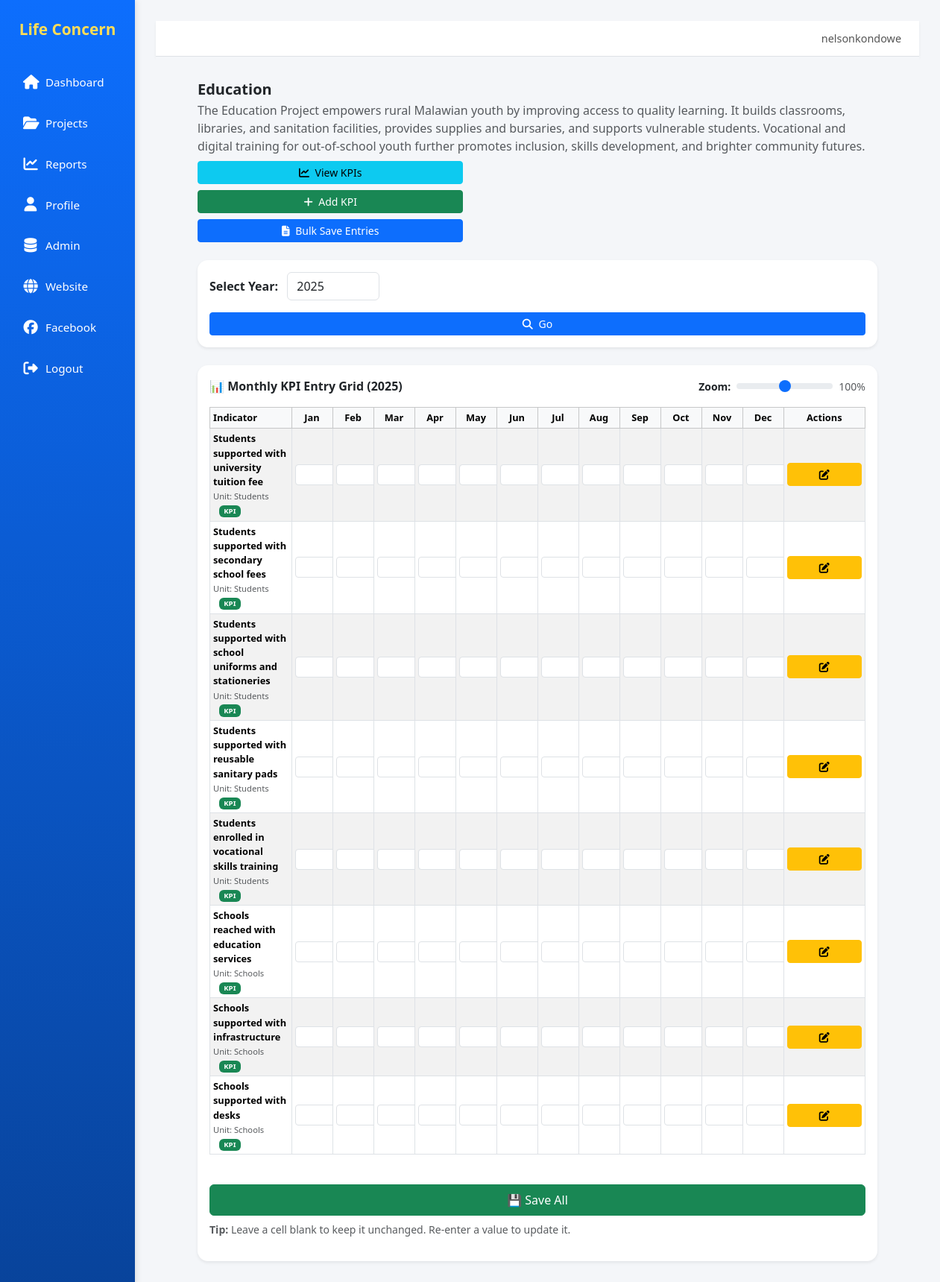
Page /projects/1/ (signed in) on the committed database.
### core/models.py (models this page shows, shortened)
class Project(models.Model):
    name = models.CharField(max_length=200, unique=True)
    description = models.TextField(blank=True)
    start_year = models.IntegerField(null=True, blank=True)
    end_year = models.IntegerField(null=True, blank=True)
    active = models.BooleanField(default=True)

class Indicator(models.Model):
    project = models.ForeignKey(Project, on_delete=models.CASCADE, related_name='indicators')
    name = models.CharField(max_length=200)
    unit = models.CharField(max_length=50, default='count')
    target = models.DecimalField(max_digits=12, decimal_places=2, null=True, blank=True)
    is_kpi = models.BooleanField(default=False)  # Field for KPI indicators
    current_value = models.DecimalField(max_digits=12, decimal_places=2, default=0)
    progress = models.DecimalField(max_digits=5, decimal_places=2, default=0)  # % progress
    class Meta:
        unique_together = ('project', 'name')

### core/views.py (the view)
# urls.py: path('projects/<int:pk>/', views.project_detail, name='project_detail'),
@login_required
def project_detail(request, pk):
    project = get_object_or_404(Project, pk=pk)
    indicators = Indicator.objects.filter(project=project)
    months = list(range(1, 13))
    year = int(request.GET.get("year", datetime.datetime.now().year))
    grid = {}
    for ind in indicators:
        grid[ind.id] = {}
        for month in months:
            entry = MonthlyEntry.objects.filter(indicator=ind, year=year, month=month).first()
            grid[ind.id][month] = entry.value if entry else None
    return render(request, "core/project_detail.html", {
        "project": project,
        "indicators": indicators,
        "months": months,
        "year": year,
        "grid": grid,
    })

### core/templatetags/custom_tags.py (called while the page is built)
@register.filter
def get_month_name(month_number):
    try:
        return calendar.month_name[int(month_number)]
    except (ValueError, TypeError, IndexError):
        return ""

### core/templatetags/dict_extras.py (called while the page is built)
@register.filter
def get_item(dictionary, key):
    if dictionary is None:
        return ''
    try:
        return dictionary.get(key, '')
    except Exception:
        return ''

### core/templates/core/project_detail.html (shortened to what this page needs)
{% extends 'core/base.html' %}
{% load dict_extras %}
{% load custom_tags %}
{% block content %}
<div class="container-fluid" style="max-width: 1100px; margin: 0 auto;">
  <div class="d-flex justify-content-between align-items-start mb-4 flex-wrap">
    <div>
      <h1 class="h5 fw-bold mb-1">{{ project.name }}</h1>
      <p class="text-muted mb-2">{{ project.description|default:"No description provided." }}</p>
    </div>
    <div class="d-flex flex-wrap gap-2">
      <a href="{% url 'project_kpis' project.id %}" class="btn btn-info btn-sm">
        <i class="fas fa-chart-line me-1"></i> View KPIs
      </a>
      <a href="{% url 'indicator_add' project.pk %}" class="btn btn-success btn-sm">
        <i class="fas fa-plus me-1"></i> Add KPI
      </a>
      <a href="{% url 'bulk_save_entries' project.id %}?year={{ year }}" class="btn btn-primary btn-sm">
        <i class="fas fa-file-alt me-1"></i> Bulk Save Entries
      </a>
    </div>
  </div>
  <div class="card shadow-sm p-3 mb-4">
    <form method="get" class="d-flex align-items-center flex-wrap gap-3">
      <div>
        <label class="form-label fw-semibold mb-0">Select Year:</label>
        <input type="number" name="year" value="{{ year }}" min="2000" max="2100"
               class="form-control d-inline-block w-auto ms-2">
      </div>
      <button class="btn btn-primary btn-sm" type="submit">
        <i class="fas fa-search me-1"></i> Go
      </button>
    </form>
  </div>
  <form method="post" action="{% url 'bulk_save_entries' project.id %}">
    <div class="card shadow-sm p-3">
      <div class="d-flex justify-content-between align-items-center mb-3 flex-wrap gap-2">
        <h3 class="h6 fw-bold mb-0">📊 Monthly KPI Entry Grid ({{ year }})</h3>
        <div class="d-flex align-items-center gap-2">
          <label class="form-label mb-0 small fw-semibold">Zoom:</label>
          <input type="range" id="zoomSlider" min="50" max="150" value="100" step="10"
                 class="form-range w-100" style="max-width:150px;">
          <span id="zoomValue" class="small text-muted">100%</span>
        </div>
      </div>
      <div class="table-responsive" id="zoomContainer">
        <table class="table table-bordered table-striped align-middle text-center table-sm"
               style="table-layout: fixed; font-size: 0.8rem; width: 100%;">
          <thead class="table-light">
            <tr>
              <th class="text-start" style="min-width: 150px;">Indicator</th>
              {% for m in months %}
                <th style="width: 55px;">{{ m|get_month_name|slice:":3" }}</th>
              {% endfor %}
              <th style="min-width: 100px;">Actions</th>
            </tr>
          </thead>
          <tbody>
          {% for ind in indicators %}
            <tr>
              <td class="text-start">
                <strong>{{ ind.name }}</strong><br>
                <small class="text-muted">Unit: {{ ind.unit }}</small>
                {% if ind.is_kpi %}
                  <span class="badge bg-success ms-2">KPI</span>
                {% endif %}
              </td>
              {% for m in months %}
                {% with val=grid|get_item:ind.id|get_item:m %}
                <td>
                  <input type="number" step="0.01"
                         name="val_{{ ind.id }}_{{ m }}"
                         value="{{ val|default:'' }}"
                         class="form-control form-control-sm text-center {% if val %}bg-success bg-opacity-10{% endif %}"
                         style="width: 55px; font-size: 0.75rem; padding: 2px;">
                </td>
                {% endwith %}
              {% endfor %}
              <td class="text-nowrap">
                <a href="{% url 'indicator_edit' project.pk ind.pk %}" class="btn btn-warning btn-sm me-1">
                  <i class="fas fa-edit"></i>
                </a>
              </td>
            </tr>
          {% empty %}
            <tr>
              <td colspan="{{ months|length|add:2 }}" class="text-center py-4 text-muted">
                🚀 No KPIs available for this project.
              </td>
            </tr>
          {% endfor %}
          </tbody>
        </table>
      </div>
      <div class="mt-4">
        <button class="btn btn-success w-100 py-2 fs-6" type="submit">
          💾 Save All
        </button>
      </div>
      <p class="text-muted small mt-2">
        <strong>Tip:</strong> Leave a cell blank to keep it unchanged. Re-enter a value to update it.
      </p>
    </div>
  </form>
</div>
{% endblock %}

### core/templates/core/base.html (shortened to what this page needs)
<!doctype html>
<html lang="en">
<head>
  {% load static %}
  <link rel="stylesheet" href="{% static 'styles.css' %}">
  <link href="https://cdn.jsdelivr.net/npm/bootstrap@5.3.3/dist/css/bootstrap.min.css" rel="stylesheet">
  <link rel="stylesheet" href="https://cdnjs.cloudflare.com/ajax/libs/font-awesome/6.5.0/css/all.min.css">
</head>
<body>
  <div class="layout">
    {% if request.resolver_match.url_name != "login" %}
      <aside class="sidebar">
        <div class="brand">Life Concern</div>
        <nav class="nav">
          <a href="{% url 'dashboard' %}" class="{% if request.resolver_match.url_name == 'dashboard' %}active{% endif %}">
            <i class="fas fa-home"></i> Dashboard
          </a>
          <a href="{% url 'projects' %}" class="{% if request.resolver_match.url_name == 'projects' %}active{% endif %}">
            <i class="fas fa-folder-open"></i> Projects
          </a>
          <a href="{% url 'reports' %}" class="{% if request.resolver_match.url_name == 'reports' %}active{% endif %}">
            <i class="fas fa-chart-line"></i> Reports
          </a>
          <a href="{% url 'profile' %}" class="{% if request.resolver_match.url_name == 'profile' %}active{% endif %}">
            <i class="fas fa-user"></i> Profile
          </a>
          <a href="{% url 'admin:index' %}" target="_blank">
            <i class="fas fa-database"></i> Admin
          </a>
          <a href="https://www.licomw.org" target="_blank">
            <i class="fas fa-globe"></i> Website
          </a>
          <a href="https:web.facebook.com/LifeConcernMalawi" target="_blank">
            <i class="fab fa-facebook"></i> Facebook
          </a>
          <form method="post" action="{% url 'logout' %}">
            <button type="submit">
              <i class="fas fa-sign-out-alt"></i> Logout
            </button>
          </form>
        </nav>
      </aside>
    {% endif %}
    <div class="content">
      {% if request.resolver_match.url_name != "login" %}
        <div class="topbar">
          <div class="user-info">
            {{ request.user.username }}
          </div>
        </div>
      {% endif %}
      <main class="page-body">
        <div class="container-fluid">
          {% block content %}{% endblock %}
        </div>
      </main>
    </div>
  </div>
</body>
</html>

### static/styles.css (style rules this page uses)
body { margin:0; font-family: Arial, Helvetica, sans-serif; background:#f4f9ff; }
a { color:#0a5bd3; text-decoration:none; }
.btn { width:100%; padding:12px; background:#0073e6; color:#fff; border:0; border-radius:8px; cursor:pointer; font-weight:bold; }
.layout { display:grid; grid-template-columns: 260px 1fr; min-height:100vh; }
.sidebar { background:#0073e6; color:#fff; padding: 24px 16px; display:flex; flex-direction:column; }
.brand { color:#ffdd57; font-weight: bold; font-size: 20px; text-align:center; margin-bottom: 20px; }
.nav a { display:block; color:#fff; padding:10px 12px; border-radius:8px; margin-bottom:8px; }
.content { padding: 28px; }
.card { background:#fff; border-radius:12px; padding: 20px; box-shadow: 0 6px 18px rgba(0,0,0,.06); margin-bottom:20px; overflow:auto; }
table { width:100%; border-collapse: collapse; min-width:880px; }
th, td { padding:10px; border-bottom:1px solid #eee; text-align:left; }
th { background:#f0f7ff; position:sticky; top:0; }
.badge { display:inline-block; padding:2px 8px; border-radius: 999px; background:#eef3ff; color:#0a5bd3; font-size:12px; }
input[type=number] { width:110px; }

### core/templates/core/base.html (style rules this page uses)
body { font-family: "Segoe UI", sans-serif; background-color: #f4f6f9; }
.layout { display: flex; min-height: 100vh; }
.sidebar { width: 200px; background: linear-gradient(180deg, #0d6efd, #084298); color: #fff; display: flex; flex-direction: column; align-items: center; padding: 1.5rem 1rem; box-shadow: 2px 0 8px rgba(0,0,0,0.1); }
.sidebar .brand { font-size: 1.3rem; font-weight: bold; margin-bottom: 2rem; text-align: center; }
.sidebar .nav { display: flex; flex-direction: column; align-items: stretch; width: 100%; }
.sidebar .nav a, .sidebar .nav form button { display: flex; flex-direction: row; align-items: center; justify-content: flex-start; gap: 10px; padding: 12px 15px; color: #fff; text-decoration: none; border-radius: 8px; margin-bottom: 8px; font-size: 0.95rem; transition: background 0.3s ease, transform 0.1s ease; }
.sidebar .nav a i, .sidebar .nav button i { font-size: 1.2rem; width: 20px; text-align: center; }
.sidebar .nav button { background: none; border: none; color: #fff; cursor: pointer; width: 100%; text-align: left; }
.content { flex: 1; display: flex; flex-direction: column; }
.topbar { background: #fff; padding: 0.8rem 1.5rem; display: flex; align-items: center; justify-content: space-between; border-bottom: 1px solid #dee2e6; box-shadow: 0 2px 4px rgba(0,0,0,0.05); }
.topbar .user-info { font-size: 0.9rem; color: #555; }
.page-body { flex: 1; padding: 2rem; background: #f4f6f9; }
.card { border-radius: 14px; box-shadow: 0 3px 8px rgba(0,0,0,0.08); background: #fff; margin-bottom: 1.5rem; border: none; }

### rows in the picture
Project: name "Education", description "The Education Project empowers rural Malawian youth by improving access to quality learning. It builds classrooms, libraries, and sanitation facilities, provides supplies and bursaries, and supports vulnerable students. Vocational and digital training for out-of-school youth further promotes inclusion, skills development, and brighter community futures."
Indicator: name "Students supported with university tuition fee", unit "Students", is_kpi "KPI"
Indicator: name "Students supported with secondary school fees", unit "Students", is_kpi "KPI"
Indicator: name "Students supported with school uniforms and stationeries", unit "Students", is_kpi "KPI"
Indicator: name "Students supported with reusable sanitary pads", unit "Students", is_kpi "KPI"
Indicator: name "Students enrolled in vocational skills training", unit "Students", is_kpi "KPI"
Indicator: name "Schools reached with education services", unit "Schools", is_kpi "KPI"
Indicator: name "Schools supported with infrastructure", unit "Schools", is_kpi "KPI"
Indicator: name "Schools supported with desks", unit "Schools", is_kpi "KPI"

### other values in the picture
{{ request.user.username }} "nelsonkondowe"
{{ year }} "2025"
{{ m|get_month_name|slice:":3" }} "Jan" "Feb" "Mar" "Apr" "May" "Jun" "Jul" "Aug" "Sep" "Oct" "Nov" "Dec"
